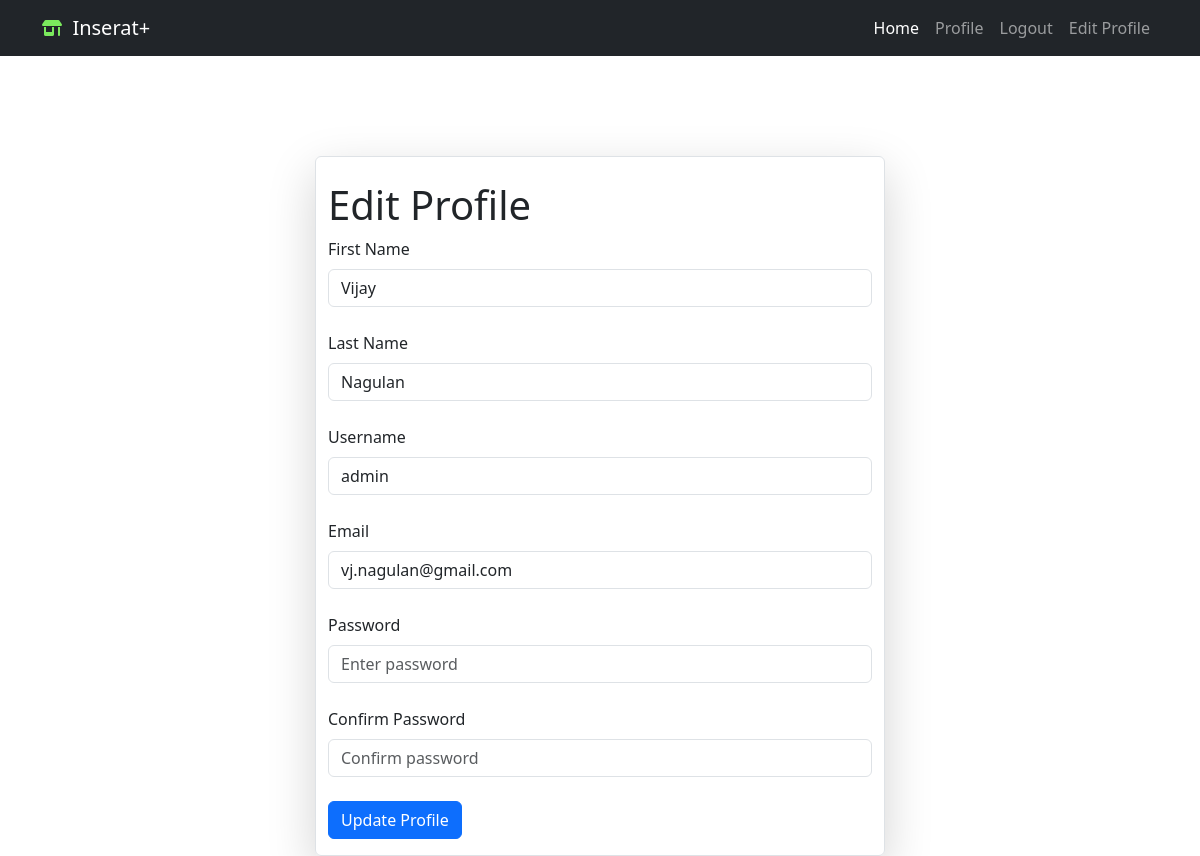
Screenshot of /edit_profile (signed in) with the database file from the repository.
### app/models/login.py (models this page shows, shortened)
class User(db.Model, UserMixin):
    id = db.Column(db.Integer, primary_key=True)
    first_name = db.Column(db.String(50), nullable=False)
    last_name = db.Column(db.String(50), nullable=False)
    username = db.Column(db.String(20), unique=True, nullable=False)
    email = db.Column(db.String(120), unique=True, nullable=False)
    password_hash = db.Column(db.String(128), nullable=False)
    user_adedd = db.Column(db.DateTime, default=datetime.utcnow)
    last_seen = db.Column(db.DateTime, default=datetime.utcnow)

### app/routes.py (the view)
@app.route('/edit_profile', methods=['GET', 'POST'])
@login_required
def edit_profile():
    form = ProfileEditForm(current_user.username)
    if form.validate_on_submit():
        current_user.first_name = form.first_name.data
        current_user.last_name = form.last_name.data
        current_user.username = form.username.data
        current_user.email = form.email.data
        current_user.set_password(form.password.data)
        db.session.commit()
        flash('Your profile has been updated!', 'success')
        return redirect(url_for('user', username=current_user.username))
    elif request.method == 'GET':
        form.first_name.data = current_user.first_name
        form.last_name.data = current_user.last_name
        form.username.data = current_user.username
        form.email.data = current_user.email
    return render_template('edit_profile.html', title='Edit Profile', form=form)

### app/forms/profileedit.py (shortened to what this page needs)
class ProfileEditForm(FlaskForm):
    first_name = StringField('First Name', validators=[DataRequired()])
    last_name = StringField('Last Name', validators=[DataRequired()])
    username = StringField('Username', validators=[DataRequired()])
    email = StringField('Email', validators=[DataRequired(), Email()])
    password = PasswordField('Password', validators=[DataRequired()])
    confirm_password = PasswordField('Confirm Password', validators=[DataRequired(), EqualTo('password')])
    submit = SubmitField('Update Profile')
    def __init__(self, original_username, *args, **kwargs):
        super(ProfileEditForm, self).__init__(*args, **kwargs)
        self.original_username = original_username

### app/models/login.py (called while the page is built)
@login.user_loader
def load_user(id):
    return User.query.get(int(id))

### app/routes.py (called while the page is built)
@app.before_request
def before_request():
    if current_user.is_authenticated:
        current_user.last_seen = datetime.utcnow()
        db.session.commit()

### app/templates/edit_profile.html (shortened to what this page needs)
{% extends "base.html" %}
{% block content %}
<div class="container custom-container">
  <div class="row justify-content-center">
    <div class="col-md-6 border rounded shadow-lg">
<h1>Edit Profile</h1>
    <form method="POST" action="{{ url_for('edit_profile') }}">
      <div class="form-group">
        {{ form.first_name.label(class="form-label") }}
        {{ form.first_name(class_="form-control", placeholder="Enter first name") }}
      </div>
      <br>
      <div class="form-group">
        {{ form.last_name.label(class="form-label") }}
        {{ form.last_name(class_="form-control", placeholder="Enter last name") }}
      </div>
      <br>
      <div class="form-group">
        {{ form.username.label(class="form-label") }}
        {{ form.username(class_="form-control", placeholder="Enter username", **{'oninput': "this.value = this.value.toLowerCase();"}) }}
      </div>
      <br>
      <div class="form-group">
        {{ form.email.label(class="form-label") }}
        {{ form.email(class_="form-control", placeholder="Enter email") }}
      </div>
      <br>
      <div class="form-group">
        {{ form.password.label(class="form-label") }}
        {{ form.password(class_="form-control", placeholder="Enter password") }}
      </div>
      <br>
      <div class="form-group">
        {{ form.confirm_password.label(class="form-label") }}
        {{ form.confirm_password(class_="form-control", placeholder="Confirm password") }}
      </div>
      <br>
      <button type="submit" class="btn btn-primary">Update Profile</button>
    </form>
    </div>
  </div>
</div>
{% endblock %}

### app/templates/edit_profile.html (style rules this page uses)
.custom-container { margin-top: 50px; }

### rows the page displays
User: first_name "Vijay", last_name "Nagulan", username "admin", email "vj.nagulan@gmail.com"
